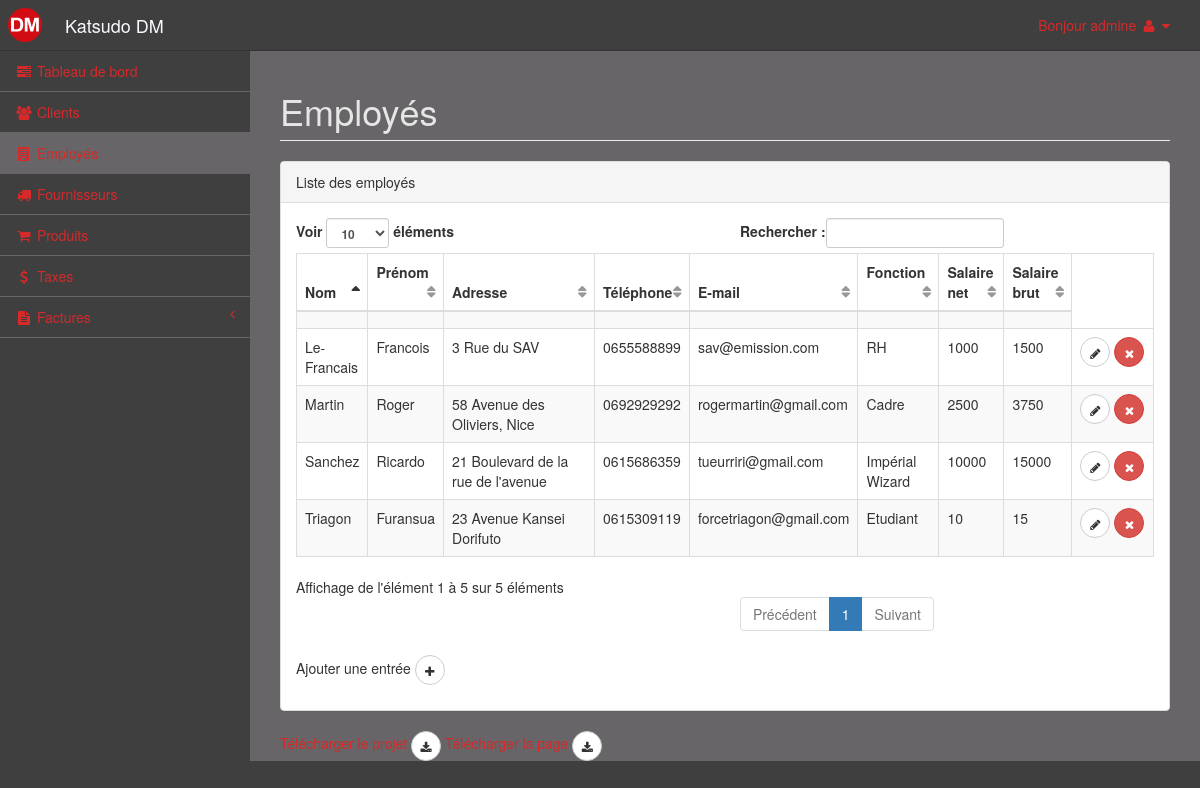
The app's page /pages/employe.php (signed in) with its own data.
### tables this page shows
CREATE TABLE IF NOT EXISTS `Salarie` (
  `id_s` int(11) NOT NULL AUTO_INCREMENT,
  `nom_s` varchar(50) NOT NULL,
  `prenom_s` varchar(50) NOT NULL,
  `adresse_s` varchar(200) NOT NULL,
  `tel_s` varchar(10) NOT NULL,
  `email_s` varchar(50) NOT NULL,
  `fonction_s` varchar(50) NOT NULL,
  `salaire_net_s` int(11) NOT NULL,
  `salaire_brut_s` int(11) NOT NULL,
  PRIMARY KEY (`id_s`)
);

### pages/employe.php (the view, shortened to what this page needs)
<!DOCTYPE html>
<html lang="en">
<head>
  <link href="../vendor/bootstrap/css/bootstrap.min.css" rel="stylesheet">
  <link href="../vendor/metisMenu/metisMenu.min.css" rel="stylesheet">
  <link href="../dist/css/sb-admin-2.css" rel="stylesheet">
  <link href="../vendor/morrisjs/morris.css" rel="stylesheet">
  <link href="../vendor/font-awesome/css/font-awesome.min.css" rel="stylesheet" type="text/css">
</head>
<body>
  <div id="wrapper">
    <?php include("../include/nav.php"); ?>
    <?php
					try{
						$bdd = new PDO('mysql:host=mysql.hostinger.fr;dbname=u178917848_katsu;charset=utf8', 'u178917848_kuser', 'password');
					}
					catch (Exception $e)
					{
        		die('Erreur : ' . $e->getMessage());
					}
				?>
      <div id="page-wrapper">
        <div class="row">
          <div class="col-lg-12">
            <h1 class="page-header">Employés</h1>
          </div>
        </div>
        <div class="row">
          <div class="col-lg-12">
            <div class="panel panel-default">
              <div class="panel-heading">
                Liste des employés
              </div>
              <div class="panel-body">
                <table width="100%" class="table table-striped table-bordered table-hover" id="dataTables-example">
                  <thead>
                    <tr>
                      <th>Nom</th>
                      <th>Prénom</th>
                      <th>Adresse</th>
                      <th>Téléphone</th>
                      <th>E-mail</th>
                      <th>Fonction</th>
                      <th>Salaire net</th>
                      <th>Salaire brut</th>
                    </tr>
                  </thead>
                  <tbody>
                    <tr>
                      <td></td>
                      <td></td>
                      <td></td>
                      <td></td>
                      <td></td>
                      <td></td>
                      <td></td>
                      <td></td>
                    </tr>
                    <?php
                      $result = $bdd->query("SELECT * FROM Salarie");
                      while($data = $result->fetch()){
                          echo '<tr>
                          <td>'.$data['nom_s'].'</td>'.'
                          <td>'.$data['prenom_s'].'</td>'.'
                          <td>'.$data['adresse_s'].'</td>'.'
                          <td>'.$data['tel_s'].'</td>'.'
                          <td>'.$data['email_s'].'</td>'.'
                          <td>'.$data['fonction_s'].'</td>'.'
                          <td>'.$data['salaire_net_s'].'</td>'.'
                          <td>'.$data['salaire_brut_s'].'</td>'.'
                          <td>
                                  <button type="button" class="btn btn-default btn-circle" data-toggle="modal" data-target="#modalModify" data-id="'. $data['id_s'] .'"
                                          data-nom="'. $data['nom_s'] .'"
                                          data-prenom="'. $data['prenom_s'] .'"
                                          data-adresse="'. $data['adresse_s'] .'"
                                          data-tel="'. $data['tel_s'] .'"
                                          data-mail="'. $data['email_s'] .'"
                                          data-fonction="'. $data['fonction_s'] .'"
                                          data-salaire="'. $data['salaire_net_s'] .'">
                                                  <i class="fa fa-pencil"></i>
                                          </button>
                                  <button type="button" class="btn btn-danger btn-circle" data-toggle="modal" data-target="#modalDel" data-id="'. $data['id_s'] .'"  data-nomid="Id_s" data-table="Salarie" data-red="employe.php">
                                  <i class="fa fa-times"></i>
                                  </button>
                          </td>'.'
                          </tr>';
                      }
                  ?>
                  </tbody>
                </table>
                <?php include('../include/btn_add.php');?>
              </div>
            </div>
          </div>
        </div>
        <a href="http://katsudodm.richard-peres.xyz/ressource/projet_php_PERES_RIGAUT.zip" download="projet_php_PERES_RIGAUT.zip"> Télécharger le projet
    <button type="button" class="btn btn-default btn-circle"><i class="fa fa-download"></i>
  </button>
  </a>
        <a href="http://katsudodm.richard-peres.xyz/pages/employe.php" download="employe.php"> Télécharger la page
    <button type="button" class="btn btn-default btn-circle"><i class="fa fa-download"></i>
  </button>
  </a>
      </div>
  </div>
</body>
</html>

### records on screen
salarie: nom_s "Triagon", prenom_s "Furansua", adresse_s "23 Avenue Kansei Dorifuto", tel_s "0615309119", email_s "forcetriagon@gmail.com", fonction_s "Etudiant", salaire_net_s "10", salaire_brut_s "15"
salarie: nom_s "Martin", prenom_s "Roger", adresse_s "58 Avenue des Oliviers, Nice", tel_s "0692929292", email_s "rogermartin@gmail.com", fonction_s "Cadre", salaire_net_s "2500", salaire_brut_s "3750"
salarie: nom_s "Sanchez", prenom_s "Ricardo", adresse_s "21 Boulevard de la rue de l'avenue", tel_s "0615686359", email_s "tueurriri@gmail.com", fonction_s "Impérial Wizard", salaire_net_s "10000", salaire_brut_s "15000"
salarie: nom_s "Le-Francais", prenom_s "Francois", adresse_s "3 Rue du SAV", tel_s "0655588899", email_s "sav@emission.com", fonction_s "RH", salaire_net_s "1000", salaire_brut_s "1500"

### other values on screen
$_COOKIE['login'] "admine"
